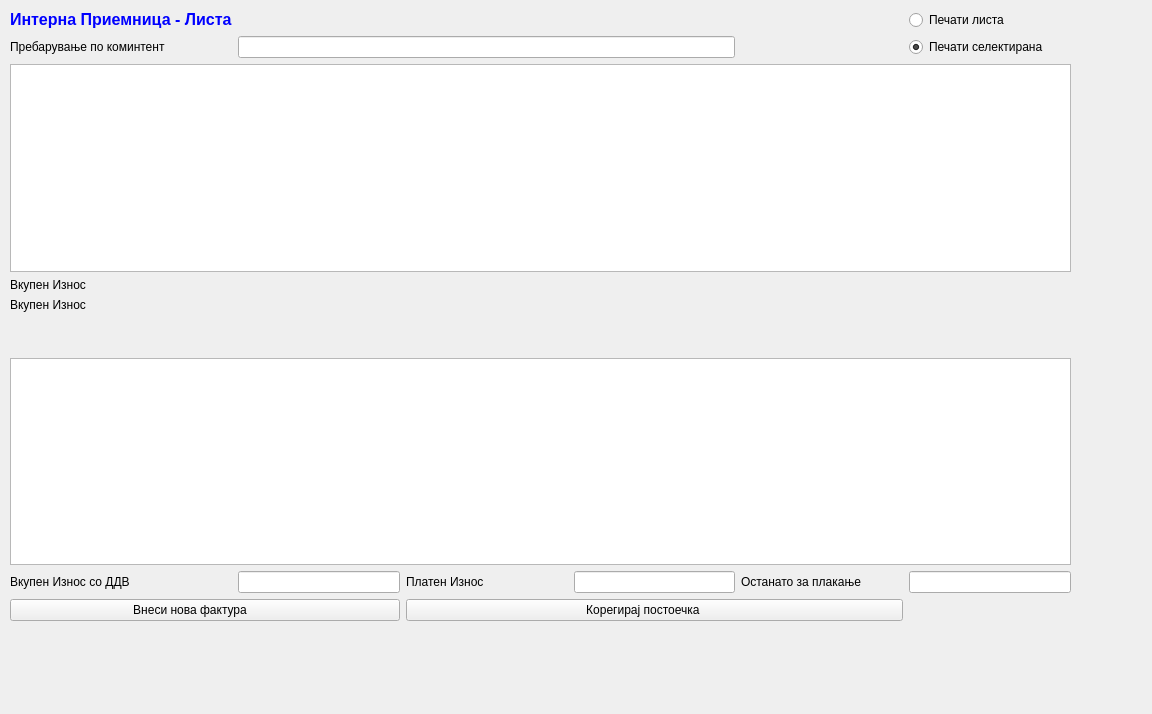
<?xml version="1.0" encoding="UTF-8"?>
<ui version="4.0">
 <class>IntPriemniciLista</class>
 <widget class="QWidget" name="IntPriemniciLista">
  <property name="geometry">
   <rect>
    <x>0</x>
    <y>0</y>
    <width>1152</width>
    <height>714</height>
   </rect>
  </property>
  <property name="windowTitle">
   <string>Form</string>
  </property>
  <widget class="QWidget" name="layoutWidget">
   <property name="geometry">
    <rect>
     <x>10</x>
     <y>10</y>
     <width>1061</width>
     <height>611</height>
    </rect>
   </property>
   <layout class="QGridLayout" name="gridLayout">
    <item row="0" column="0">
     <widget class="QLabel" name="label_4">
      <property name="text">
       <string>&lt;!DOCTYPE HTML PUBLIC &quot;-//W3C//DTD HTML 4.0//EN&quot; &quot;http://www.w3.org/TR/REC-html40/strict.dtd&quot;&gt;
&lt;html&gt;&lt;head&gt;&lt;meta name=&quot;qrichtext&quot; content=&quot;1&quot; /&gt;&lt;style type=&quot;text/css&quot;&gt;
p, li { white-space: pre-wrap; }
&lt;/style&gt;&lt;/head&gt;&lt;body style=&quot; font-family:'Sans Serif'; font-size:9pt; font-weight:400; font-style:normal;&quot;&gt;
&lt;p style=&quot; margin-top:0px; margin-bottom:0px; margin-left:0px; margin-right:0px; -qt-block-indent:0; text-indent:0px;&quot;&gt;&lt;span style=&quot; font-family:'MS Shell Dlg 2'; font-size:12pt; font-weight:600; color:#0000ff;&quot;&gt;Интерна Приемница&lt;/span&gt;&lt;span style=&quot; font-family:'MS Shell Dlg 2'; font-size:12pt; font-weight:600; color:#0000ff;&quot;&gt; - Листа&lt;/span&gt;&lt;/p&gt;&lt;/body&gt;&lt;/html&gt;</string>
      </property>
     </widget>
    </item>
    <item row="0" column="1">
     <spacer name="horizontalSpacer">
      <property name="orientation">
       <enum>Qt::Horizontal</enum>
      </property>
      <property name="sizeHint" stdset="0">
       <size>
        <width>40</width>
        <height>20</height>
       </size>
      </property>
     </spacer>
    </item>
    <item row="0" column="2">
     <spacer name="horizontalSpacer_3">
      <property name="orientation">
       <enum>Qt::Horizontal</enum>
      </property>
      <property name="sizeHint" stdset="0">
       <size>
        <width>40</width>
        <height>20</height>
       </size>
      </property>
     </spacer>
    </item>
    <item row="0" column="3">
     <spacer name="horizontalSpacer_5">
      <property name="orientation">
       <enum>Qt::Horizontal</enum>
      </property>
      <property name="sizeHint" stdset="0">
       <size>
        <width>40</width>
        <height>20</height>
       </size>
      </property>
     </spacer>
    </item>
    <item row="0" column="4">
     <spacer name="horizontalSpacer_6">
      <property name="orientation">
       <enum>Qt::Horizontal</enum>
      </property>
      <property name="sizeHint" stdset="0">
       <size>
        <width>40</width>
        <height>20</height>
       </size>
      </property>
     </spacer>
    </item>
    <item row="0" column="5">
     <widget class="QRadioButton" name="radioButtonPecatiLista">
      <property name="text">
       <string>Печати листа</string>
      </property>
     </widget>
    </item>
    <item row="1" column="0">
     <widget class="QLabel" name="label_8">
      <property name="text">
       <string>Пребарување по коминтент</string>
      </property>
     </widget>
    </item>
    <item row="1" column="1" colspan="3">
     <widget class="QLineEdit" name="prebaruvanje_po_komintent"/>
    </item>
    <item row="1" column="5">
     <widget class="QRadioButton" name="radioButtonPecatiSelektirana">
      <property name="text">
       <string>Печати селектирана</string>
      </property>
      <property name="checked">
       <bool>true</bool>
      </property>
     </widget>
    </item>
    <item row="2" column="0" colspan="6">
     <widget class="QTableView" name="tableView">
      <property name="palette">
       <palette>
        <active>
         <colorrole role="AlternateBase">
          <brush brushstyle="SolidPattern">
           <color alpha="255">
            <red>234</red>
            <green>234</green>
            <blue>234</blue>
           </color>
          </brush>
         </colorrole>
        </active>
        <inactive>
         <colorrole role="AlternateBase">
          <brush brushstyle="SolidPattern">
           <color alpha="255">
            <red>234</red>
            <green>234</green>
            <blue>234</blue>
           </color>
          </brush>
         </colorrole>
        </inactive>
        <disabled>
         <colorrole role="AlternateBase">
          <brush brushstyle="SolidPattern">
           <color alpha="255">
            <red>234</red>
            <green>234</green>
            <blue>234</blue>
           </color>
          </brush>
         </colorrole>
        </disabled>
       </palette>
      </property>
      <property name="alternatingRowColors">
       <bool>true</bool>
      </property>
     </widget>
    </item>
    <item row="3" column="0">
     <widget class="QLabel" name="label_11">
      <property name="text">
       <string>Вкупен Износ </string>
      </property>
     </widget>
    </item>
    <item row="4" column="0">
     <widget class="QLabel" name="label_12">
      <property name="text">
       <string>Вкупен Износ </string>
      </property>
     </widget>
    </item>
    <item row="5" column="0">
     <widget class="QLabel" name="label_13">
      <property name="palette">
       <palette>
        <active>
         <colorrole role="Text">
          <brush brushstyle="SolidPattern">
           <color alpha="255">
            <red>0</red>
            <green>0</green>
            <blue>255</blue>
           </color>
          </brush>
         </colorrole>
        </active>
        <inactive>
         <colorrole role="Text">
          <brush brushstyle="SolidPattern">
           <color alpha="255">
            <red>0</red>
            <green>0</green>
            <blue>255</blue>
           </color>
          </brush>
         </colorrole>
        </inactive>
        <disabled>
         <colorrole role="Text">
          <brush brushstyle="SolidPattern">
           <color alpha="255">
            <red>120</red>
            <green>120</green>
            <blue>120</blue>
           </color>
          </brush>
         </colorrole>
        </disabled>
       </palette>
      </property>
      <property name="text">
       <string/>
      </property>
     </widget>
    </item>
    <item row="6" column="0">
     <widget class="QLabel" name="label">
      <property name="text">
       <string/>
      </property>
     </widget>
    </item>
    <item row="7" column="0" colspan="6">
     <widget class="QTableView" name="tableView_2">
      <property name="alternatingRowColors">
       <bool>true</bool>
      </property>
     </widget>
    </item>
    <item row="8" column="0">
     <widget class="QLabel" name="label_7">
      <property name="text">
       <string>Вкупен Износ со ДДВ </string>
      </property>
     </widget>
    </item>
    <item row="8" column="1">
     <widget class="QLineEdit" name="vk_iznos_so_ddv">
      <property name="alignment">
       <set>Qt::AlignRight|Qt::AlignTrailing|Qt::AlignVCenter</set>
      </property>
      <property name="readOnly">
       <bool>true</bool>
      </property>
     </widget>
    </item>
    <item row="8" column="2">
     <widget class="QLabel" name="label_9">
      <property name="text">
       <string>Платен Износ</string>
      </property>
     </widget>
    </item>
    <item row="8" column="3">
     <widget class="QLineEdit" name="vk_platen_iznos">
      <property name="alignment">
       <set>Qt::AlignRight|Qt::AlignTrailing|Qt::AlignVCenter</set>
      </property>
      <property name="readOnly">
       <bool>true</bool>
      </property>
     </widget>
    </item>
    <item row="8" column="4">
     <widget class="QLabel" name="label_10">
      <property name="text">
       <string>Останато за плакање</string>
      </property>
     </widget>
    </item>
    <item row="8" column="5">
     <widget class="QLineEdit" name="ostanato_za_plakanje">
      <property name="alignment">
       <set>Qt::AlignRight|Qt::AlignTrailing|Qt::AlignVCenter</set>
      </property>
      <property name="readOnly">
       <bool>true</bool>
      </property>
     </widget>
    </item>
    <item row="9" column="0" colspan="2">
     <widget class="QPushButton" name="pushButton">
      <property name="text">
       <string>Внеси нова фактура         </string>
      </property>
      <property name="icon">
       <iconset>
        <normaloff>../../../Brisi/sterna/Resources/key_f2.png</normaloff>../../../Brisi/sterna/Resources/key_f2.png</iconset>
      </property>
     </widget>
    </item>
    <item row="9" column="2" colspan="3">
     <widget class="QPushButton" name="pushButton_2">
      <property name="text">
       <string>Корегирај постоечка       </string>
      </property>
      <property name="icon">
       <iconset>
        <normaloff>../../../Brisi/sterna/Resources/key_f3.png</normaloff>../../../Brisi/sterna/Resources/key_f3.png</iconset>
      </property>
     </widget>
    </item>
   </layout>
  </widget>
 </widget>
 <tabstops>
  <tabstop>prebaruvanje_po_komintent</tabstop>
  <tabstop>tableView</tabstop>
  <tabstop>tableView_2</tabstop>
  <tabstop>vk_iznos_so_ddv</tabstop>
  <tabstop>vk_platen_iznos</tabstop>
  <tabstop>ostanato_za_plakanje</tabstop>
  <tabstop>pushButton</tabstop>
  <tabstop>pushButton_2</tabstop>
  <tabstop>radioButtonPecatiLista</tabstop>
  <tabstop>radioButtonPecatiSelektirana</tabstop>
 </tabstops>
 <resources/>
 <connections/>
</ui>
